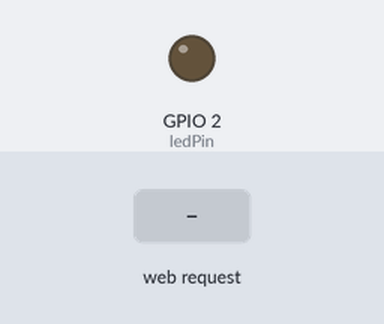
Simulated run of this sketch. Board: ESP8266 (NodeMCU). On the bench: output pins drawn as LEDs (lit = HIGH). The test bench sets the inputs (shaded band). WiFi joins after 1.5 s; servers stay silent unless stated; what the sketch prints to the serial monitor is not drawn.

Above: at 2.7 s.
2.8 s: HTTP request GET /LED=ON received
At 3.5 s:
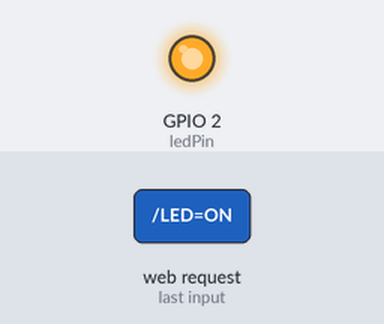
4.3 s: HTTP request GET /LED=OFF received
At 4.7 s:
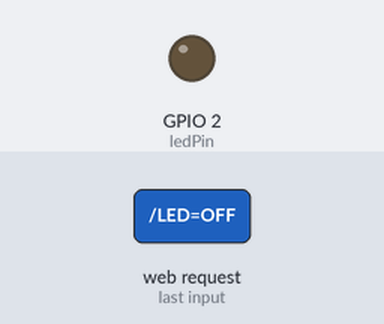
Timing chart, 0 to 7.3 s (numbered marks = the images above; inputs shaded):
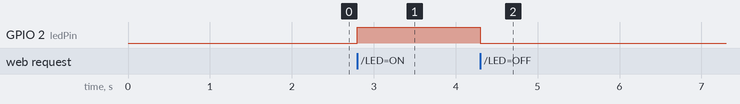

The sketch:

SimpleLEDWebServerStyled.ino
```cpp
#include <ESP8266WiFi.h>
#include <WiFiClient.h>
//#include <ESP8266WebServer.h>

const char* ssid = "ND-guest"; // change to your wifi name
const char* password = ""; // change to your wifi password

int ledPin = 2; // GPIO2
WiFiServer server( 80);

void setup() {
 Serial.begin( 115200);
 delay( 10);

 pinMode( ledPin, OUTPUT);
 digitalWrite( ledPin, LOW); // Connect to WiFi network
 Serial.println();
 Serial.println();
 Serial.print(" Connecting to ");
 Serial.println( ssid);

 WiFi.begin( ssid, password);
 while (WiFi.status() != WL_CONNECTED)
 {
 delay( 500); Serial.print(".");
 }
 Serial.println("");
 Serial.println(" WiFi connected");
 // Start the server
 server.begin();
 Serial.println(" Server started");
 // Print the IP address
 Serial.print(" Use this URL to connect: ");
 Serial.print(" http://");
 Serial.print( WiFi.localIP());
 Serial.println("/"); }

 void loop() {
 // Check if a client has connected

 WiFiClient client = server.available();
 if (! client)
 { return; }
 // Wait until the client sends some data
 Serial.println(" new client");
 while(! client.available()){
  delay(1);
  }
// Read the first line of the request
 String request = client.readStringUntil('\r');
 Serial.println(request);

 client.flush();

// Match the request
 int value = LOW;
 if (request.indexOf("/LED=ON") != -1) {
 digitalWrite( ledPin, HIGH);
 value = HIGH;
 }
 if (request.indexOf("/LED=OFF") != -1) {
 digitalWrite( ledPin, LOW);
 value = LOW;
 }
 // Set ledPin according to the request
 // digitalWrite( ledPin, value);
 // Return the response

client.println("HTTP/1.1 200 OK");
 client.println("Content-Type:text/html");
 client.println("");
 // do not forget this one
 client.println("<!DOCTYPE html>");
 client.println("<html lang=\"en\">");
 client.println("<head>");
 client.println("<meta charset=\"utf-8\">");
 client.println("<meta http-equiv=\"X-UA-Compatible\" content=\"IE=edge\">");
 client.println("<meta name=\"viewport\" content=\"width=device-width, initial-scale=1\">");
 client.println("<meta name=\"description\" content=\"\"><meta name=\"author\" content=\"\">");
 client.println("<link rel=\"icon\" href=\"http://getbootstrap.com/favicon.ico\">");
 client.println("<title>Styled Example</title>");
 client.println("<link href=\"http://getbootstrap.com/dist/css/bootstrap.min.css\" rel=\"stylesheet\">");
 client.println("<link href=\"http://getbootstrap.com/assets/css/ie10-viewport-bug-workaround.css\" rel=\"stylesheet\">");
 client.println("<link href=\"http://getbootstrap.com/examples/starter-template/starter-template.css\" rel=\"stylesheet\">");
 client.println("<!--[if lt IE 9]><script src=\"http://getbootstrap.com/assets/js/ie8-responsive-file-warning.js\"></script><![endif]-->");
 client.println("<script src=\"http://getbootstrap.com/assets/js/ie-emulation-modes-warning.js\"></script>");
 client.println("<!--[if lt IE 9]>");
 client.println("<script src=\"https://oss.maxcdn.com/html5shiv/3.7.3/html5shiv.min.js\"></script>");
 client.println("<script src=\"https://oss.maxcdn.com/respond/1.4.2/respond.min.js\"></script>");
 client.println("<![endif]-->");
 client.println("</head>");
 client.println("<body>");
 client.println("<nav class=\"navbar navbar-inverse navbar-fixed-top\">");
 client.println("<div class=\"container\">");
 client.println("<div class=\"navbar-header\">");
 client.println("<button type=\"button\" class=\"navbar-toggle collapsed\" data-toggle=\"collapse\" data-target=\"#navbar\" aria-expanded=\"false\" aria-controls=\"navbar\">");
 client.println("<span class=\"sr-only\">Toggle navigation</span><span class=\"icon-bar\"></span><span class=\"icon-bar\"></span><span class=\"icon-bar\"></span>");
 client.println("</button><a class=\"navbar-brand\" href=\"#\">Project name</a>");
 client.println("</div>");
 client.println("<div id=\"navbar\" class=\"collapse navbar-collapse\">");
 client.println("<ul class=\"nav navbar-nav\"><li class=\"active\"><a href=\"#\">Home</a></li><li><a href=\"#about\">About</a></li><li><a href=\"#contact\">Contact</a></li></ul>");
 client.println("</div><!--/.nav-collapse -->");
 client.println("</div></nav>");
 client.println("<div class=\"container\">");
 client.println("<div class=\"starter-template\"><h1>Styled Example</h1>");
 client.println("<p class=\"lead\">Use this document as a way to quickly start any new project.<br> All you get is this text and a mostly barebones HTML document.</p>");
 client.print("<div class=\"alert alert-info\">Led pin is now: ");
 if( value == HIGH) {
 client.print("On");
 } else {
  client.print("Off");
 }
 client.println("</div><br/>");
 client.println("<a href=\"/LED=ON\"\"><button class=\"btn btn-success\">Turn On</button></a>");
 client.println("<a href=\"/LED=OFF\"\"><button class=\"btn btn-warning\">Turn Off</button></a><br/>");
 client.println("</div></div><!-- /.container -->");
client.println("<script src=\"https://ajax.googleapis.com/ajax/libs/jquery/1.12.4/jquery.min.js\"></script>");
client.println("<script src=\"http://getbootstrap.com/dist/js/bootstrap.min.js\"></script>");
client.println("<script src=\"http://getbootstrap.com/assets/js/ie10-viewport-bug-workaround.js\"></script>");
client.println("</body>");
client.println("</html>");
 delay(1);
 Serial.println("Client disonnected");
 Serial.println("");
}
```

Measured:
- after the input at 2.8 s, GPIO 2 (ledPin): LOW → HIGH at once
- after the input at 4.3 s, GPIO 2 (ledPin): HIGH → LOW at once
